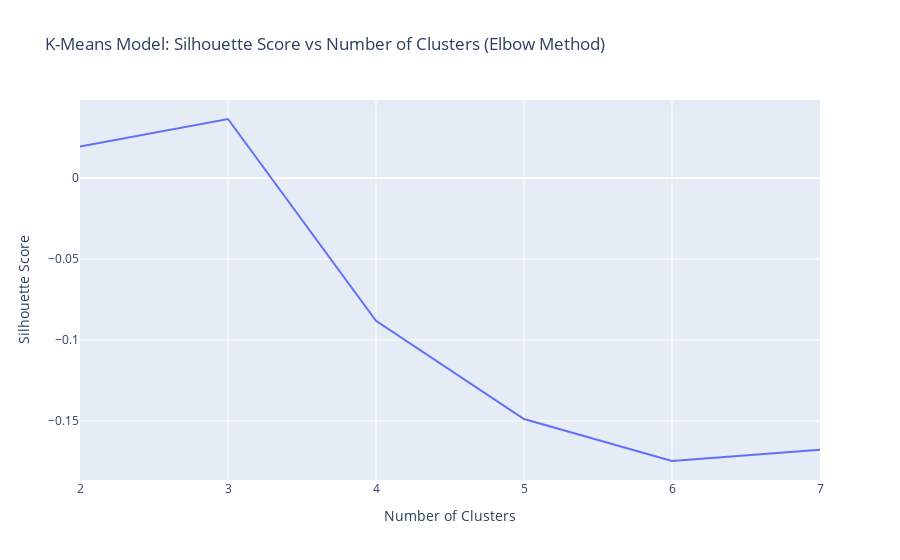

The notebook cell this image was saved under:
### Code cell
# Create a line plot of `silhouette_scores` vs `n_clusters`
fig = fig = px.line(
    x=n_clusters,
    y=silhouette_scores,
    title="K-Means Model: Silhouette Score vs Number of Clusters (Elbow Method)"
)
fig.update_layout(
    xaxis_title="Number of Clusters", yaxis_title="Silhouette Score"
)
fig.show()

### Figure 1 — Plotly figure (JSON) as saved in the notebook; plotly's stock layout.template omitted (floating-point values rounded to 4 significant figures)
{"data": [{"hovertemplate": "x=%{x}<br>y=%{y}<extra></extra>", "legendgroup": "", "line": {"color": "#636efa", "dash": "solid"}, "marker": {"symbol": "circle"}, "mode": "lines", "name": "", "orientation": "v", "showlegend": false, "type": "scatter", "x": [2, 3, 4, 5, 6, 7], "xaxis": "x", "y": [0.01943, 0.03647, -0.0881, -0.1488, -0.1747, -0.1678], "yaxis": "y"}], "layout": {"legend": {"tracegroupgap": 0}, "title": {"text": "K-Means Model: Silhouette Score vs Number of Clusters (Elbow Method)"}, "xaxis": {"anchor": "y", "domain": [0, 1], "title": {"text": "Number of Clusters"}}, "yaxis": {"anchor": "x", "domain": [0, 1], "title": {"text": "Silhouette Score"}}}}
